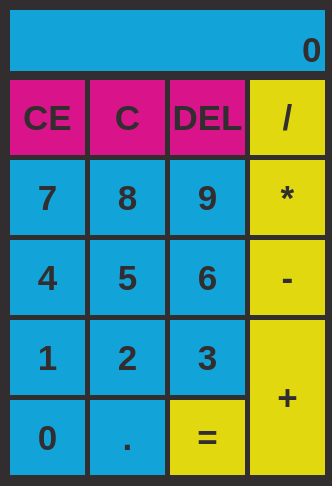
<?xml version="1.0" encoding="UTF-8"?>
<ui version="4.0">
 <class>MainWindow</class>
 <widget class="QMainWindow" name="MainWindow">
  <property name="enabled">
   <bool>true</bool>
  </property>
  <property name="geometry">
   <rect>
    <x>0</x>
    <y>0</y>
    <width>332</width>
    <height>486</height>
   </rect>
  </property>
  <property name="sizePolicy">
   <sizepolicy hsizetype="Fixed" vsizetype="Fixed">
    <horstretch>0</horstretch>
    <verstretch>0</verstretch>
   </sizepolicy>
  </property>
  <property name="minimumSize">
   <size>
    <width>332</width>
    <height>486</height>
   </size>
  </property>
  <property name="maximumSize">
   <size>
    <width>332</width>
    <height>486</height>
   </size>
  </property>
  <property name="windowTitle">
   <string>Calculator</string>
  </property>
  <property name="styleSheet">
   <string notr="true">background-color: rgb(50, 46, 47);</string>
  </property>
  <widget class="QWidget" name="centralwidget">
   <widget class="QPushButton" name="btn_key_5">
    <property name="geometry">
     <rect>
      <x>90</x>
      <y>240</y>
      <width>75</width>
      <height>75</height>
     </rect>
    </property>
    <property name="maximumSize">
     <size>
      <width>100</width>
      <height>100</height>
     </size>
    </property>
    <property name="font">
     <font>
      <pointsize>26</pointsize>
      <bold>true</bold>
     </font>
    </property>
    <property name="styleSheet">
     <string notr="true">background-color: rgb(18, 164, 217);
color: rgb(50, 46, 47);
border: none;</string>
    </property>
    <property name="text">
     <string>5</string>
    </property>
    <property name="autoDefault">
     <bool>false</bool>
    </property>
    <property name="default">
     <bool>true</bool>
    </property>
    <property name="flat">
     <bool>false</bool>
    </property>
   </widget>
   <widget class="QPushButton" name="btn_key_6">
    <property name="geometry">
     <rect>
      <x>170</x>
      <y>240</y>
      <width>75</width>
      <height>75</height>
     </rect>
    </property>
    <property name="maximumSize">
     <size>
      <width>100</width>
      <height>100</height>
     </size>
    </property>
    <property name="font">
     <font>
      <pointsize>26</pointsize>
      <bold>true</bold>
     </font>
    </property>
    <property name="styleSheet">
     <string notr="true">background-color: rgb(18, 164, 217);
color: rgb(50, 46, 47);
border: none;</string>
    </property>
    <property name="text">
     <string>6</string>
    </property>
    <property name="autoDefault">
     <bool>false</bool>
    </property>
    <property name="default">
     <bool>true</bool>
    </property>
    <property name="flat">
     <bool>false</bool>
    </property>
   </widget>
   <widget class="QPushButton" name="btn_key_9">
    <property name="geometry">
     <rect>
      <x>170</x>
      <y>160</y>
      <width>75</width>
      <height>75</height>
     </rect>
    </property>
    <property name="maximumSize">
     <size>
      <width>100</width>
      <height>100</height>
     </size>
    </property>
    <property name="font">
     <font>
      <pointsize>26</pointsize>
      <bold>true</bold>
     </font>
    </property>
    <property name="styleSheet">
     <string notr="true">background-color: rgb(18, 164, 217);
color: rgb(50, 46, 47);
border: none;</string>
    </property>
    <property name="text">
     <string>9</string>
    </property>
    <property name="autoDefault">
     <bool>false</bool>
    </property>
    <property name="default">
     <bool>true</bool>
    </property>
    <property name="flat">
     <bool>false</bool>
    </property>
   </widget>
   <widget class="QPushButton" name="btn_key_7">
    <property name="geometry">
     <rect>
      <x>10</x>
      <y>160</y>
      <width>75</width>
      <height>75</height>
     </rect>
    </property>
    <property name="maximumSize">
     <size>
      <width>100</width>
      <height>100</height>
     </size>
    </property>
    <property name="font">
     <font>
      <pointsize>26</pointsize>
      <bold>true</bold>
     </font>
    </property>
    <property name="styleSheet">
     <string notr="true">background-color: rgb(18, 164, 217);
color: rgb(50, 46, 47);
border: none;</string>
    </property>
    <property name="text">
     <string>7</string>
    </property>
    <property name="autoDefault">
     <bool>false</bool>
    </property>
    <property name="default">
     <bool>true</bool>
    </property>
    <property name="flat">
     <bool>false</bool>
    </property>
   </widget>
   <widget class="QPushButton" name="btn_key_8">
    <property name="geometry">
     <rect>
      <x>90</x>
      <y>160</y>
      <width>75</width>
      <height>75</height>
     </rect>
    </property>
    <property name="maximumSize">
     <size>
      <width>100</width>
      <height>100</height>
     </size>
    </property>
    <property name="font">
     <font>
      <pointsize>26</pointsize>
      <bold>true</bold>
     </font>
    </property>
    <property name="styleSheet">
     <string notr="true">background-color: rgb(18, 164, 217);
color: rgb(50, 46, 47);
border: none;</string>
    </property>
    <property name="text">
     <string>8</string>
    </property>
    <property name="autoDefault">
     <bool>false</bool>
    </property>
    <property name="default">
     <bool>true</bool>
    </property>
    <property name="flat">
     <bool>false</bool>
    </property>
   </widget>
   <widget class="QPushButton" name="btn_key_0">
    <property name="geometry">
     <rect>
      <x>10</x>
      <y>400</y>
      <width>75</width>
      <height>75</height>
     </rect>
    </property>
    <property name="maximumSize">
     <size>
      <width>100</width>
      <height>100</height>
     </size>
    </property>
    <property name="font">
     <font>
      <pointsize>26</pointsize>
      <bold>true</bold>
     </font>
    </property>
    <property name="styleSheet">
     <string notr="true">background-color: rgb(18, 164, 217);
color: rgb(50, 46, 47);
border: none;</string>
    </property>
    <property name="text">
     <string>0</string>
    </property>
    <property name="autoDefault">
     <bool>false</bool>
    </property>
    <property name="default">
     <bool>true</bool>
    </property>
    <property name="flat">
     <bool>false</bool>
    </property>
   </widget>
   <widget class="QPushButton" name="btn_ac_dot">
    <property name="geometry">
     <rect>
      <x>90</x>
      <y>400</y>
      <width>75</width>
      <height>75</height>
     </rect>
    </property>
    <property name="maximumSize">
     <size>
      <width>100</width>
      <height>100</height>
     </size>
    </property>
    <property name="font">
     <font>
      <pointsize>26</pointsize>
      <bold>true</bold>
     </font>
    </property>
    <property name="styleSheet">
     <string notr="true">background-color: rgb(18, 164, 217);
color: rgb(50, 46, 47);
border: none;</string>
    </property>
    <property name="text">
     <string>.</string>
    </property>
    <property name="autoDefault">
     <bool>false</bool>
    </property>
    <property name="default">
     <bool>true</bool>
    </property>
    <property name="flat">
     <bool>false</bool>
    </property>
   </widget>
   <widget class="QPushButton" name="btn_ac_equal">
    <property name="geometry">
     <rect>
      <x>170</x>
      <y>400</y>
      <width>75</width>
      <height>75</height>
     </rect>
    </property>
    <property name="maximumSize">
     <size>
      <width>100</width>
      <height>100</height>
     </size>
    </property>
    <property name="font">
     <font>
      <pointsize>26</pointsize>
      <bold>true</bold>
     </font>
    </property>
    <property name="styleSheet">
     <string notr="true">background-color: rgb(226, 216, 16);
color: rgb(50, 46, 47);
border: none;</string>
    </property>
    <property name="text">
     <string>=</string>
    </property>
    <property name="autoDefault">
     <bool>false</bool>
    </property>
    <property name="default">
     <bool>true</bool>
    </property>
    <property name="flat">
     <bool>false</bool>
    </property>
   </widget>
   <widget class="QPushButton" name="btn_ac_plus">
    <property name="geometry">
     <rect>
      <x>250</x>
      <y>320</y>
      <width>75</width>
      <height>155</height>
     </rect>
    </property>
    <property name="maximumSize">
     <size>
      <width>100</width>
      <height>200</height>
     </size>
    </property>
    <property name="font">
     <font>
      <pointsize>26</pointsize>
      <bold>true</bold>
     </font>
    </property>
    <property name="styleSheet">
     <string notr="true">background-color: rgb(226, 216, 16);
color: rgb(50, 46, 47);
border: none;</string>
    </property>
    <property name="text">
     <string>+</string>
    </property>
    <property name="autoDefault">
     <bool>false</bool>
    </property>
    <property name="default">
     <bool>true</bool>
    </property>
    <property name="flat">
     <bool>false</bool>
    </property>
   </widget>
   <widget class="QPushButton" name="btn_ac_minus">
    <property name="geometry">
     <rect>
      <x>250</x>
      <y>240</y>
      <width>75</width>
      <height>75</height>
     </rect>
    </property>
    <property name="maximumSize">
     <size>
      <width>100</width>
      <height>100</height>
     </size>
    </property>
    <property name="font">
     <font>
      <pointsize>26</pointsize>
      <bold>true</bold>
     </font>
    </property>
    <property name="styleSheet">
     <string notr="true">background-color: rgb(226, 216, 16);
color: rgb(50, 46, 47);
border: none;</string>
    </property>
    <property name="text">
     <string>-</string>
    </property>
    <property name="autoDefault">
     <bool>false</bool>
    </property>
    <property name="default">
     <bool>true</bool>
    </property>
    <property name="flat">
     <bool>false</bool>
    </property>
   </widget>
   <widget class="QPushButton" name="btn_ac_mul">
    <property name="geometry">
     <rect>
      <x>250</x>
      <y>160</y>
      <width>75</width>
      <height>75</height>
     </rect>
    </property>
    <property name="maximumSize">
     <size>
      <width>100</width>
      <height>100</height>
     </size>
    </property>
    <property name="font">
     <font>
      <pointsize>26</pointsize>
      <bold>true</bold>
     </font>
    </property>
    <property name="styleSheet">
     <string notr="true">background-color: rgb(226, 216, 16);
color: rgb(50, 46, 47);
border: none;</string>
    </property>
    <property name="text">
     <string>*</string>
    </property>
    <property name="autoDefault">
     <bool>false</bool>
    </property>
    <property name="default">
     <bool>true</bool>
    </property>
    <property name="flat">
     <bool>false</bool>
    </property>
   </widget>
   <widget class="QPushButton" name="btn_ac_div">
    <property name="geometry">
     <rect>
      <x>250</x>
      <y>80</y>
      <width>75</width>
      <height>75</height>
     </rect>
    </property>
    <property name="maximumSize">
     <size>
      <width>100</width>
      <height>100</height>
     </size>
    </property>
    <property name="font">
     <font>
      <pointsize>26</pointsize>
      <bold>true</bold>
     </font>
    </property>
    <property name="styleSheet">
     <string notr="true">background-color: rgb(226, 216, 16);
color: rgb(50, 46, 47);
border: none;</string>
    </property>
    <property name="text">
     <string>/</string>
    </property>
    <property name="autoDefault">
     <bool>false</bool>
    </property>
    <property name="default">
     <bool>true</bool>
    </property>
    <property name="flat">
     <bool>false</bool>
    </property>
   </widget>
   <widget class="QLineEdit" name="label">
    <property name="enabled">
     <bool>true</bool>
    </property>
    <property name="geometry">
     <rect>
      <x>10</x>
      <y>10</y>
      <width>315</width>
      <height>61</height>
     </rect>
    </property>
    <property name="font">
     <font>
      <pointsize>26</pointsize>
      <bold>true</bold>
     </font>
    </property>
    <property name="styleSheet">
     <string notr="true">background-color: rgb(18, 164, 217);
color: rgb(50, 46, 47);
border: none;</string>
    </property>
    <property name="text">
     <string>0</string>
    </property>
    <property name="alignment">
     <set>Qt::AlignBottom|Qt::AlignRight|Qt::AlignTrailing</set>
    </property>
    <property name="readOnly">
     <bool>true</bool>
    </property>
   </widget>
   <widget class="QPushButton" name="btn_key_3">
    <property name="geometry">
     <rect>
      <x>170</x>
      <y>320</y>
      <width>75</width>
      <height>75</height>
     </rect>
    </property>
    <property name="maximumSize">
     <size>
      <width>100</width>
      <height>100</height>
     </size>
    </property>
    <property name="font">
     <font>
      <pointsize>26</pointsize>
      <bold>true</bold>
     </font>
    </property>
    <property name="styleSheet">
     <string notr="true">background-color: rgb(18, 164, 217);
color: rgb(50, 46, 47);
border: none;</string>
    </property>
    <property name="text">
     <string>3</string>
    </property>
    <property name="autoDefault">
     <bool>false</bool>
    </property>
    <property name="default">
     <bool>true</bool>
    </property>
    <property name="flat">
     <bool>false</bool>
    </property>
   </widget>
   <widget class="QPushButton" name="btn_key_1">
    <property name="geometry">
     <rect>
      <x>10</x>
      <y>320</y>
      <width>75</width>
      <height>75</height>
     </rect>
    </property>
    <property name="maximumSize">
     <size>
      <width>100</width>
      <height>100</height>
     </size>
    </property>
    <property name="font">
     <font>
      <pointsize>26</pointsize>
      <bold>true</bold>
     </font>
    </property>
    <property name="styleSheet">
     <string notr="true">background-color: rgb(18, 164, 217);
color: rgb(50, 46, 47);
border: none;</string>
    </property>
    <property name="text">
     <string>1</string>
    </property>
    <property name="autoDefault">
     <bool>false</bool>
    </property>
    <property name="default">
     <bool>true</bool>
    </property>
    <property name="flat">
     <bool>false</bool>
    </property>
   </widget>
   <widget class="QPushButton" name="btn_key_4">
    <property name="geometry">
     <rect>
      <x>10</x>
      <y>240</y>
      <width>75</width>
      <height>75</height>
     </rect>
    </property>
    <property name="maximumSize">
     <size>
      <width>100</width>
      <height>100</height>
     </size>
    </property>
    <property name="font">
     <font>
      <pointsize>26</pointsize>
      <bold>true</bold>
     </font>
    </property>
    <property name="styleSheet">
     <string notr="true">background-color: rgb(18, 164, 217);
color: rgb(50, 46, 47);
border: none;</string>
    </property>
    <property name="text">
     <string>4</string>
    </property>
    <property name="autoDefault">
     <bool>false</bool>
    </property>
    <property name="default">
     <bool>true</bool>
    </property>
    <property name="flat">
     <bool>false</bool>
    </property>
   </widget>
   <widget class="QPushButton" name="btn_key_2">
    <property name="geometry">
     <rect>
      <x>90</x>
      <y>320</y>
      <width>75</width>
      <height>75</height>
     </rect>
    </property>
    <property name="maximumSize">
     <size>
      <width>100</width>
      <height>100</height>
     </size>
    </property>
    <property name="font">
     <font>
      <pointsize>26</pointsize>
      <bold>true</bold>
     </font>
    </property>
    <property name="styleSheet">
     <string notr="true">background-color: rgb(18, 164, 217);
color: rgb(50, 46, 47);
border: none;</string>
    </property>
    <property name="text">
     <string>2</string>
    </property>
    <property name="autoDefault">
     <bool>false</bool>
    </property>
    <property name="default">
     <bool>true</bool>
    </property>
    <property name="flat">
     <bool>false</bool>
    </property>
   </widget>
   <widget class="QPushButton" name="btn_ac_del">
    <property name="geometry">
     <rect>
      <x>170</x>
      <y>80</y>
      <width>75</width>
      <height>75</height>
     </rect>
    </property>
    <property name="maximumSize">
     <size>
      <width>100</width>
      <height>100</height>
     </size>
    </property>
    <property name="font">
     <font>
      <pointsize>26</pointsize>
      <bold>true</bold>
     </font>
    </property>
    <property name="styleSheet">
     <string notr="true">background-color: rgb(217, 19, 138);
color: rgb(50, 46, 47);
border: none;</string>
    </property>
    <property name="text">
     <string>DEL</string>
    </property>
    <property name="autoDefault">
     <bool>false</bool>
    </property>
    <property name="default">
     <bool>true</bool>
    </property>
    <property name="flat">
     <bool>false</bool>
    </property>
   </widget>
   <widget class="QPushButton" name="btn_ac_ce">
    <property name="geometry">
     <rect>
      <x>10</x>
      <y>80</y>
      <width>75</width>
      <height>75</height>
     </rect>
    </property>
    <property name="maximumSize">
     <size>
      <width>100</width>
      <height>100</height>
     </size>
    </property>
    <property name="font">
     <font>
      <pointsize>26</pointsize>
      <bold>true</bold>
     </font>
    </property>
    <property name="styleSheet">
     <string notr="true">background-color: rgb(217, 19, 138);
color: rgb(50, 46, 47);
border: none;</string>
    </property>
    <property name="text">
     <string>CE</string>
    </property>
    <property name="autoDefault">
     <bool>false</bool>
    </property>
    <property name="default">
     <bool>true</bool>
    </property>
    <property name="flat">
     <bool>false</bool>
    </property>
   </widget>
   <widget class="QPushButton" name="btn_ac_c">
    <property name="geometry">
     <rect>
      <x>90</x>
      <y>80</y>
      <width>75</width>
      <height>75</height>
     </rect>
    </property>
    <property name="maximumSize">
     <size>
      <width>100</width>
      <height>100</height>
     </size>
    </property>
    <property name="font">
     <font>
      <pointsize>26</pointsize>
      <bold>true</bold>
     </font>
    </property>
    <property name="styleSheet">
     <string notr="true">background-color: rgb(217, 19, 138);
color: rgb(50, 46, 47);
border: none;</string>
    </property>
    <property name="text">
     <string>C</string>
    </property>
    <property name="autoDefault">
     <bool>false</bool>
    </property>
    <property name="default">
     <bool>true</bool>
    </property>
    <property name="flat">
     <bool>false</bool>
    </property>
   </widget>
  </widget>
 </widget>
 <resources/>
 <connections/>
</ui>
